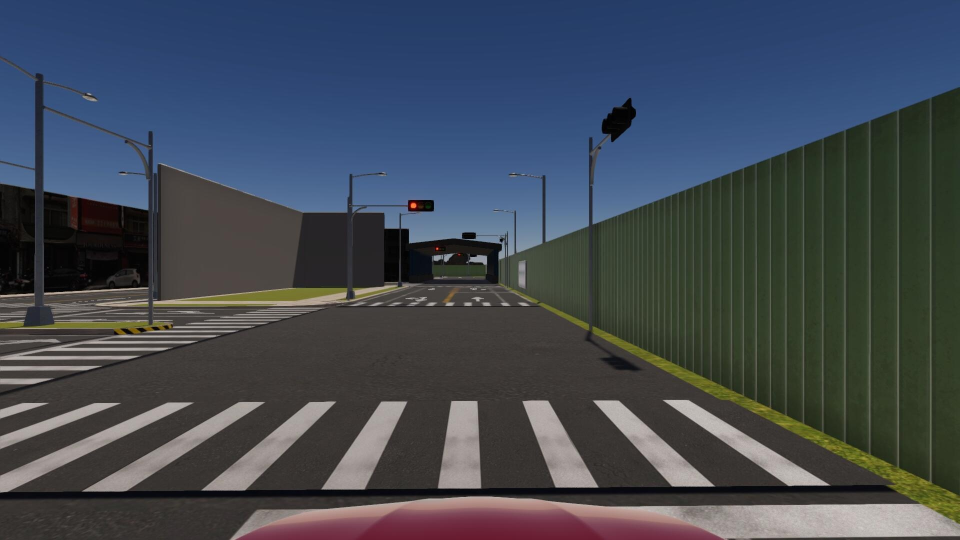
#> input picture Final Project/windows/task1/red.jpg, 1920 x 1080 px (shown at 1/2 size)
$ jupyter execute hsv_picker_red.ipynb
#> lines starting #> are read from the running program, lines starting #| are printed output that depends on the picture; after the words box and inside, x2 and y2 are one past the last pixel; in counts of white or black regions, pixels touching at a corner belong together
[cell 1]
import cv2
import numpy as np
from matplotlib import pyplot as plt
img = cv2.imread("./red.jpg", cv2.IMREAD_COLOR)[300:550, 750:1000]
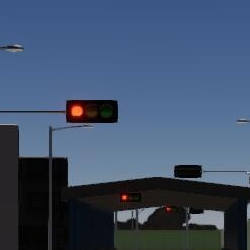
#> img: shape (250, 250, 3); mean B, G, R 106.1, 81, 63.8
plt.imshow(img[:,:,::-1])

[cell 2]
img_hls = cv2.cvtColor(img, cv2.COLOR_BGR2HLS)
#> img_hls: shape (250, 250, 3); mean of channels 0, 1, 2 95, 85.2, 66.6
red_mask = cv2.inRange(img_hls, (0/2, 0.24*255, 0.22*255), (26/2, 0.70*255, 1.0*255))
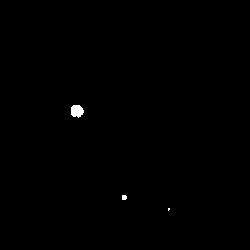
#> red_mask: shape (250, 250); 0.25% white; 3 white regions (1 under 20 px)
plt.imshow(red_mask, cmap="gray")

[cell 3]
img_circle = img.copy()
cnts = cv2.findContours(red_mask, cv2.RETR_EXTERNAL, cv2.CHAIN_APPROX_SIMPLE)
#> cnts = 3 contours, 2 with area under 20; largest, box (x1, y1, x2, y2) and area: (71, 105, 84, 118) 112
cnts = cnts[0] if len(cnts) == 2 else cnts[1]
print(len(cnts))  # number of contours
#| 3
for c in cnts:
    # peri = cv2.arcLength(c, True)
    # approx = cv2.approxPolyDP(c, 0.04 * peri, True)
    area = cv2.contourArea(c)
    # print(len(approx), area)
    print(area)
    # if len(approx) > 5 and area > 100 and area < 500:
    if area > 100 and area < 500:
        ((x, y), r) = cv2.minEnclosingCircle(c)
        cv2.circle(img_circle, (int(x), int(y)), int(r), (0, 255, 0), 2)
#> this loop made 3 passes
#> (area, x, y, r) on pass 3: (112, 76.56, 110.6, 6.6)
#| 1.5
#| 15.0
#| 112.0
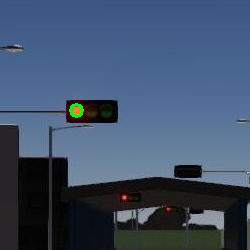
#> img_circle: shape (250, 250, 3); 0.18% of pixels changed, all inside (x1, y1, x2, y2) = (69, 103, 84, 118)

plt.imshow(img_circle[:,:,::-1], cmap="gray")
